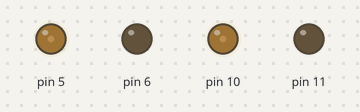
Bench run of a sketch on a simulated Arduino Uno, built with avr-gcc and run on an emulated ATmega328P. Parts: output pins drawn as LEDs (lit = HIGH).

Above: at 0.05 s.
At 6.0 s:
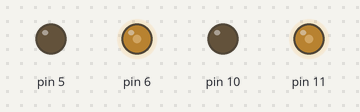
Timing chart, 0 to 7.8 s (numbered marks = the images above):
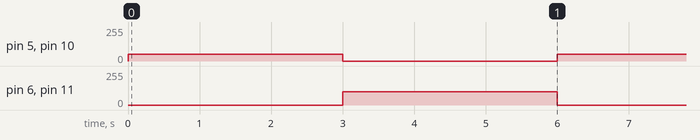

Measured:
- by itself, pin 5, pin 10: alternates 50/255 for 3.0 s and 0/255 for 3.0 s
- by itself, pin 6, pin 11: alternates 100/255 for 3.0 s and 0/255 for 3.0 s

The sketch:

_15.Motor_PWM.ino
```cpp
void setup() {
     pinMode(5, OUTPUT);            // 5번핀을 출력모드로 설정합니다.
     pinMode(6, OUTPUT);            // 6번핀을 출력모드로 설정합니다.
     pinMode(10, OUTPUT);          // 10번핀을 출력모드로 설정합니다.
     pinMode(11, OUTPUT);          // 11번핀을 출력모드로 설정합니다.
}
void loop() {
    analogWrite(5,50);            // 5번핀에 150(약3V)의 신호를 출력합니다.
    analogWrite(6,0);                // 6번핀에 0(약0V)의 신호를 출력합니다.
    analogWrite(10,50);         // 10번핀에 150(약3V)의 신호를 출력합니다.
    analogWrite(11,0);              // 11번핀에 0(약0V)의 신호를 출력합니다.
    delay(3000);                         // 3초간 대기
    analogWrite(5,0);                // 5번핀에 0(약0V)의 신호를 출력합니다.
    analogWrite(6,100);            // 6번핀에 150(약4V)의 신호를 출력합니다.
    analogWrite(10,0);              // 10번핀에 0(약0V)의 신호를 출력합니다.
    analogWrite(11,100);         // 11번핀에 150(약4V)의 신호를 출력합니다.
    delay(3000);                         // 3초간 대기
}
```
